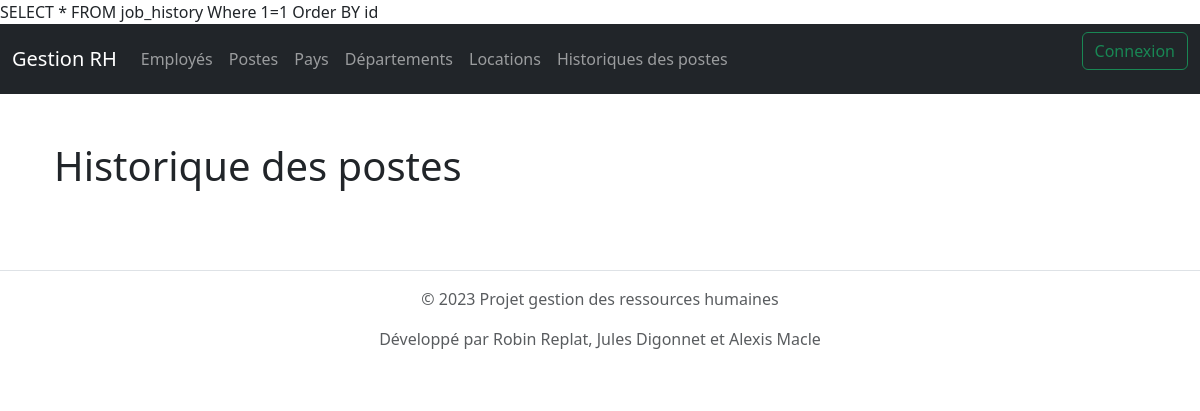
Before: /jobhistorys with the older database file.
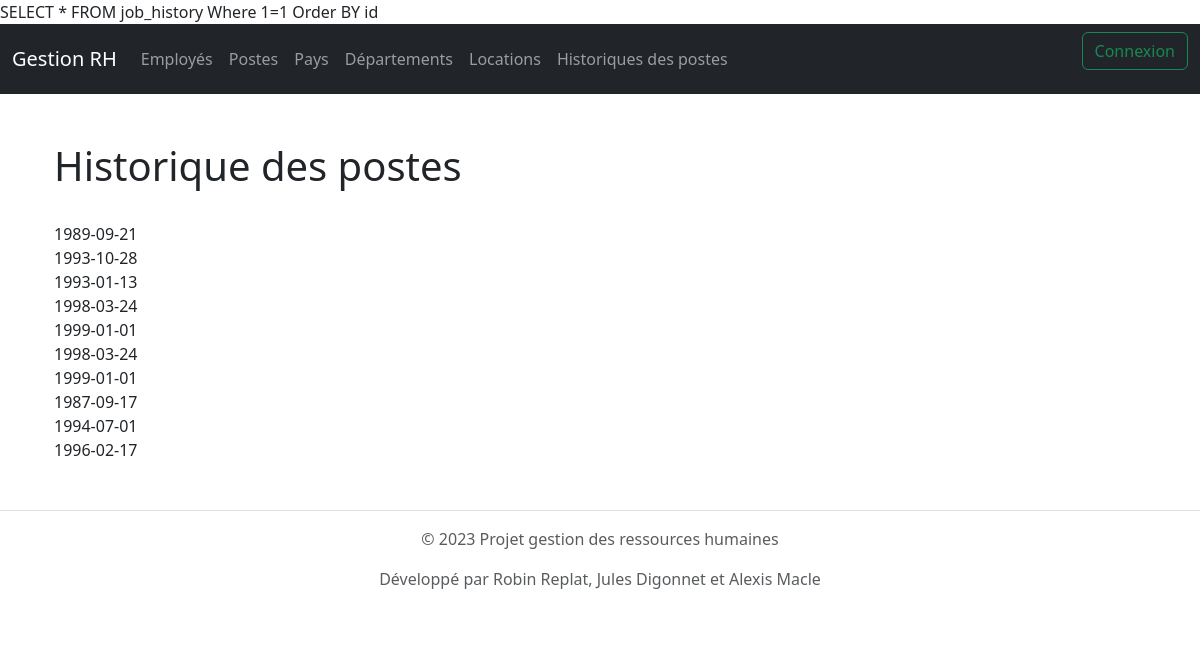
After: the same page with the newer database file.
### tables this page shows
CREATE TABLE `job_history` (
  `id` int NOT NULL,
  `START_DATE` date NOT NULL,
  `END_DATE` date NOT NULL,
  `JOB_ID` int NOT NULL,
  `DEPARTMENT_ID` int NOT NULL
);

### src/controllers/jobhistorys.php (called while the page is built, shortened)
<?php
class jobhistorys extends controller
{
    var $jobhistory;
    public function __construct()
    {
        $this->jobhistory = $this->models['jobhistory'];
    }
    public function index(): void
    {
        $d = [];
        $d['jobhistorys'] = $this->jobhistory->getAlljobhistorys();
        $this->render('index');
    }
}

### src/core/model.php (called while the page is built, shortened)
<?php
class Model
{
    public $table;
    public $conf = "default";
    public $db;
    function __construct()
    {
        $conf = conf::$databases[$this->conf];
        try {
            $this->db = new PDO(
                'mysql:host=' . $conf['host'] . ';dbname=' . $conf['database'],
                $conf['public'],
                $conf['password'],
                array(
                    PDO::MYSQL_ATTR_INIT_COMMAND => 'SET NAMES utf8',
                    PDO::ATTR_ERRMODE => PDO::ERRMODE_WARNING
                )
            );
        } catch (PDOException $e) {
            print "Erreur !: " . $e->getMessage() . "<br/>";
            die();
        }
    }
    function find($data)
    {
        $fields = "*";
        $inner = " ";
        $union = " ";
        $group = " ";
        $condition = "1=1";
        $order = "id";
        $limit = " ";
        if (isset($data['order'])) {
            $order = $data['order'];
        }
        $sql = 'SELECT ' . $fields .
            ' FROM ' . $this->table .
            '  ' . $inner .
            ' Where ' . $condition .
            ' ' . $union .
            ' ' . $group .
            ' Order BY ' . $order .
            ' ' . $limit;
        $stmt = $this->db->prepare($sql);
        if ($stmt->execute()) {
            $data = $stmt->fetchall(PDO::FETCH_OBJ);
            return $data;
        } else {
            echo "<br/> erreur SQL";
        }
    }
}

### src/models/jobhistory.php (called while the page is built, shortened)
<?php
class jobhistory extends Model
{
    public function getAlljobhistorys(): false|array|null
    {
        return $this->find(array(
            "order" => ' id',
        ));
    }
}

### src/views/jobhistorys/index.php (the view)
<div class="container-fluid !direction !spacing">
    <div class="row">
        <div class="col">
            <br>
            <h1>Historique des postes</h1>
            <br>
            <?php
            foreach ($jobhistorys as $j) {
                echo $j->START_DATE ."<br>";
            }
            ?>
            <br>
        </div>
    </div>
</div>

Changed rows visible on the page:
added job_history: START_DATE "1989-09-21"
added job_history: START_DATE "1993-10-28"
added job_history: START_DATE "1993-01-13"
added job_history: START_DATE "1998-03-24"
added job_history: START_DATE "1999-01-01"
added job_history: START_DATE "1998-03-24"
added job_history: START_DATE "1999-01-01"
added job_history: START_DATE "1987-09-17"
added job_history: START_DATE "1994-07-01"
added job_history: START_DATE "1996-02-17"
